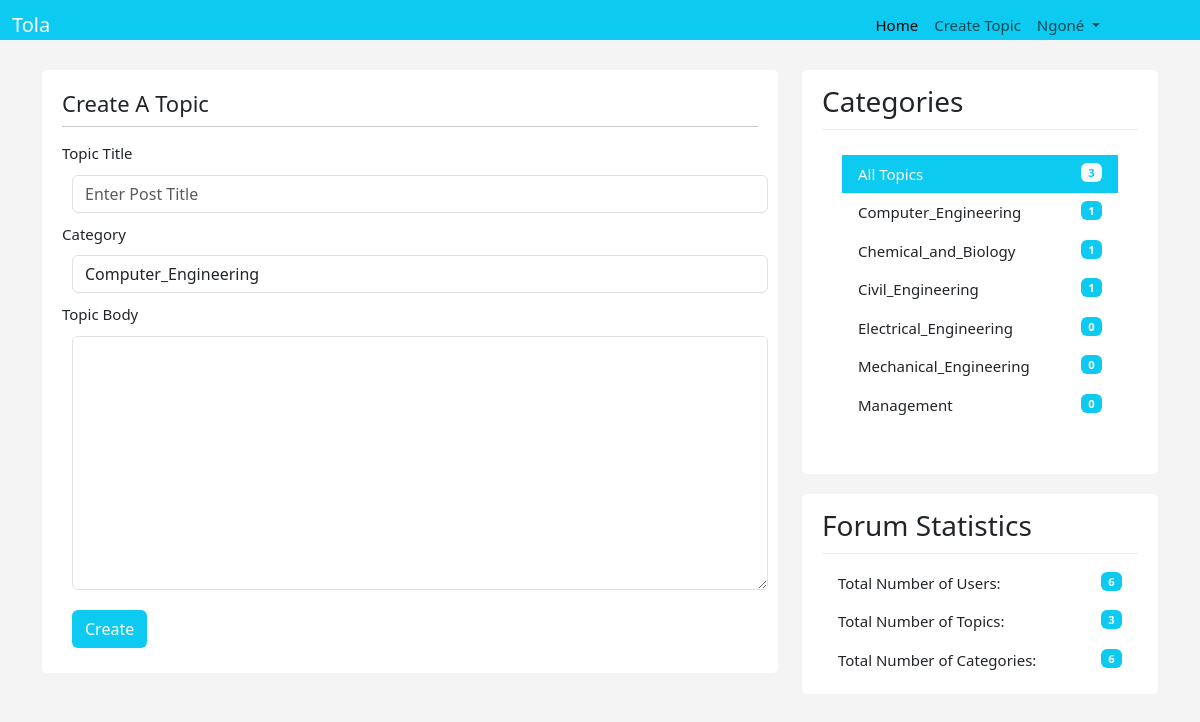
Page /topics/create.php (signed in) on the committed database.
### tables this page shows
CREATE TABLE `categories` (
  `id` int(5) NOT NULL,
  `name` varchar(200) NOT NULL,
  `created_at` timestamp NOT NULL DEFAULT CURRENT_TIMESTAMP
);

### topics/create.php (the view, shortened to what this page needs)
<?php require "../includes/header.php";?>
<?php require "../config/config.php";?>
<?php
$categories_select = $conn->prepare("SELECT * FROM categories");
$categories_select->execute();
$allCats = $categories_select->fetchAll(PDO::FETCH_OBJ);
?>
    <div class="container">
		<div class="row">
			<div class="col-md-8">
				<div class="main-col">
					<div class="block">
						<h1 class="pull-left">Create A Topic</h1>
						<hr>
						<form role="form" method="POST" action="create.php">
							<div class="form-group">
								<label>Topic Title</label>
								<input type="text" class="form-control" name="title" placeholder="Enter Post Title">
							</div>
							<div class="form-group">
								<label>Category</label>
								<select name="category" class="form-control">
                                    <?php foreach ($allCats as $cat) : ?>
									    <option value="<?php echo $cat->name ?>"><?php echo $cat->name ?></option>
									<?php endforeach;?>
							</select>
							</div>
								<div class="form-group">
									<label>Topic Body</label>
									<textarea id="body" rows="10" cols="80" class="form-control" name="body"></textarea>
								</div>
							<button type="submit" name="submit" class="color btn btn-default bg-info">Create</button>
						</form>
					</div>
				</div>
			</div>
<?php require "../includes/footer.php"?>

### includes/footer.php (shortened to what this page needs)
<?php
$topics = $conn->query("SELECT COUNT(*) AS all_topics FROM `topics`");
$topics->execute();
$allTopics = $topics->fetch(PDO::FETCH_OBJ);
$categories = $conn->query("SELECT categories.id AS id, categories.name AS name,
    COUNT(topics.category) AS count_category
    FROM categories
    LEFT JOIN topics ON categories.name = topics.category
    GROUP BY categories.id, categories.name
    LIMIT 0, 25;");
$categories->execute();
$allCategories = $categories->fetchAll(PDO::FETCH_OBJ);
$users = $conn->query("SELECT COUNT(*) AS count_users FROM `users`");
$users->execute();
$allUsers = $users->fetch(PDO::FETCH_OBJ);
$topics = $conn->query("SELECT COUNT(*) AS count_topics FROM `topics`");
$topics->execute();
$countTopics = $topics->fetch(PDO::FETCH_OBJ);
$categories_count = $conn->query("SELECT COUNT(*) AS categories_count FROM `categories`");
$categories_count->execute();
$allCategories_count = $categories_count->fetch(PDO::FETCH_OBJ);
?>
<div class="col-md-4">
    <div class="sidebar">
        <div class="block">
            <h3>Categories</h3>
            <div class="list-group block ">
                <a href="#" class="list-group-item active bg-info">All Topics <span class="badge pull-right bg-light float-end text-info"><?php echo $allTopics->all_topics; ?></span></a>
                <?php foreach ($allCategories as $category) : ?>
                    <a href="<?php echo APPURL; ?>/categories/show.php?name=<?php echo $category->name; ?>" class="list-group-item"><?php echo $category->name ?><span class="color badge pull-right bg-info float-end"><?php echo $category->count_category ?></span></a>
                <?php endforeach; ?>
            </div>
        </div>
        <div class="block" style="margin-top: 20px;">
            <h3 class="margin-top: 40px">Forum Statistics</h3>
            <div class="list-group">
                <a href="#" class="list-group-item">Total Number of Users:<span class="color badge pull-right bg-info float-end"><?php echo  $allUsers->count_users; ?></span></a>
                <a href="#" class="list-group-item">Total Number of Topics:<span class="color badge pull-right bg-info float-end"><?php echo  $countTopics->count_topics; ?></span></a>
                <a href="#" class="list-group-item">Total Number of Categories: <span class="color badge pull-right bg-info float-end"><?php echo  $allCategories_count->categories_count; ?></span></a>
            </div>
        </div>
    </div>
</div>
</div>
</div>
</body>
</html>

### css/custom.css (style rules this page uses)
body { padding-top: 0px; background:#f4f4f4; font-size:15px; }
a { color:#5c5b69; }
hr { margin:10px 0 15px 0; }
h3 { margin-bottom:5px; }
.block { background:#fff; border-radius:5px; padding: 15px 20px; margin-bottom:20px; }
.main-col { overflow:auto; }
.main-col h1 { font-size:22px; margin:5px 0 0 0; padding:0; }
.sidebar .block h3 { margin:0 0 10px 0; padding-bottom:10px; border-bottom:#eee solid 1px; }
a.list-group-item.active, a.list-group-item.active:hover, a.list-group-item.active:focus { background:rgb(117, 50, 249); border-radius:0; }
.list-group-item { border:0 }
.color { background-color: rgb(117, 50, 249); color: white; }

### includes/header.php (style rules this page uses)
body { padding-top: 0px; }
button, input, optgroup, select, textarea { margin: 10px; }

### rows in the picture
categories: name "Computer_Engineering", count_category "1"
categories: name "Chemical_and_Biology", count_category "1"
categories: name "Civil_Engineering", count_category "1"
categories: name "Electrical_Engineering", count_category "0"
categories: name "Mechanical_Engineering", count_category "0"
categories: name "Management", count_category "0"

### other values in the picture
$_SESSION['username'] "Ngoné"
$allTopics->all_topics "3"
$allUsers->count_users "6"
$countTopics->count_topics "3"
$allCategories_count->categories_count "6"
form field category "Computer_Engineering"
